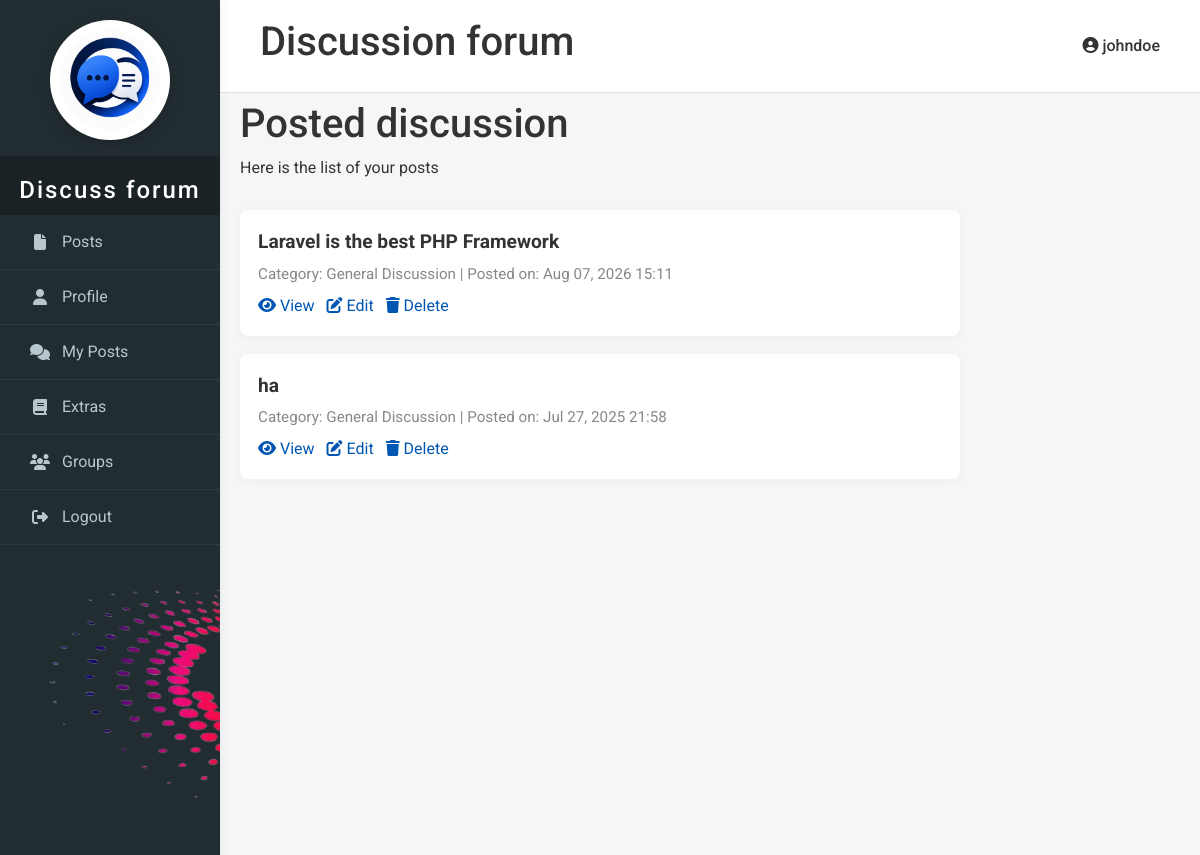
The page /admin/my_posts.php (signed in) on the database its author committed.
### tables this page shows
CREATE TABLE `posts` (
  `id` int(11) NOT NULL,
  `user_id` int(11) NOT NULL,
  `title` varchar(255) NOT NULL,
  `content` text NOT NULL,
  `category` varchar(100) NOT NULL,
  `image` varchar(255) DEFAULT NULL,
  `created_at` datetime DEFAULT current_timestamp(),
  `updated_at` datetime DEFAULT NULL
);

### admin/my_posts.php (the view, shortened to what this page needs)
<?php
require 'db_connect.php';
$adminName = $_SESSION['username'];
$userId = null;
$stmt = $conn->prepare("SELECT id FROM users WHERE username = ?");
$stmt->bind_param("s", $adminName);
$stmt->execute();
$stmt->bind_result($userId);
?>
<!DOCTYPE html>
<html lang="en">
<head>
    <link rel="stylesheet" href="profile.css">
    <link rel="stylesheet" href="adminacc.css">
    <link rel="stylesheet" href="https://cdnjs.cloudflare.com/ajax/libs/font-awesome/6.4.2/css/all.min.css">
    <link href="https://cdn.jsdelivr.net/npm/bootstrap@5.3.2/dist/css/bootstrap.min.css" rel="stylesheet">
</head>
<body>
    <?php include 'interface.php'; ?>
    <div class="main-content" style="margin-top:70px; max-width: 800px; margin-left:auto; margin-right:auto;">
        <h1>Posted discussion </h1>
        <p>Here is the list of your posts </p>
        <div class="post-list">
        <?php
        if ($userId) {
            $sql = "SELECT id, title, category, created_at FROM posts WHERE user_id = ? ORDER BY created_at DESC";
            $stmt = $conn->prepare($sql);
            $stmt->bind_param("i", $userId);
            $stmt->execute();
            $result = $stmt->get_result();
            if ($result->num_rows > 0) {
                while ($row = $result->fetch_assoc()) {
                    echo '<div class="post-item">';
                    echo '<div class="post-title">' . htmlspecialchars($row['title']) . '</div>';
                    echo '<div class="post-meta">Category: ' . htmlspecialchars($row['category']) . ' | Posted on: ' . date('M d, Y H:i', strtotime($row['created_at'])) . '</div>';
                    echo '<div class="post-actions">';
                    echo '<a href="posts.php#post-' . $row['id'] . '"><i class="fas fa-eye"></i> View</a>';
                    echo '<a href="edit_post.php?id=' . $row['id'] . '"><i class="fas fa-edit"></i> Edit</a>';
                    echo '<a href="delete_post.php?id=' . $row['id'] . '" onclick="return confirm(\'Are you sure you want to delete this post?\')"><i class="fas fa-trash"></i> Delete</a>';
                    echo '</div>';
                    echo '</div>';
                }
            } else {
                echo '<p style="text-align:center;">You have not posted anything yet.</p>';
            }
        } else {
            echo '<p style="text-align:center;">User not found.</p>';
        }
        ?>
        </div>
    </div>
</body>
</html>

### admin/profile.css (style rules this page uses)
.post-meta { color: #888; font-size: 0.95em; }

### admin/adminacc.css (style rules this page uses)
body { margin: 0; font-family: 'Roboto', Arial, sans-serif; background: #f4f6f8; color: #333; }
.main-content { margin-left: 220px; padding: 30px 40px; min-height: 100vh; }

### admin/my_posts.php (style rules this page uses)
.post-list { margin-top: 30px; }
.post-item { background: #fff; border-radius: 8px; box-shadow: 0 2px 8px #eee; padding: 18px; margin-bottom: 18px; }
.post-title { font-size: 1.2em; font-weight: bold; margin-bottom: 6px; }
.post-meta { color: #888; font-size: 0.95em; margin-bottom: 8px; }
.post-actions a { color: #0056b3; text-decoration: none; margin-right: 12px; }

### rows shown on the page
posts: title "Laravel is the best PHP Framework", category "General Discussion", created_at "Aug 07, 2026 15:11"
posts: title "ha", category "General Discussion", created_at "Jul 27, 2025 21:58"

### other values the page prints
$username "johndoe"
